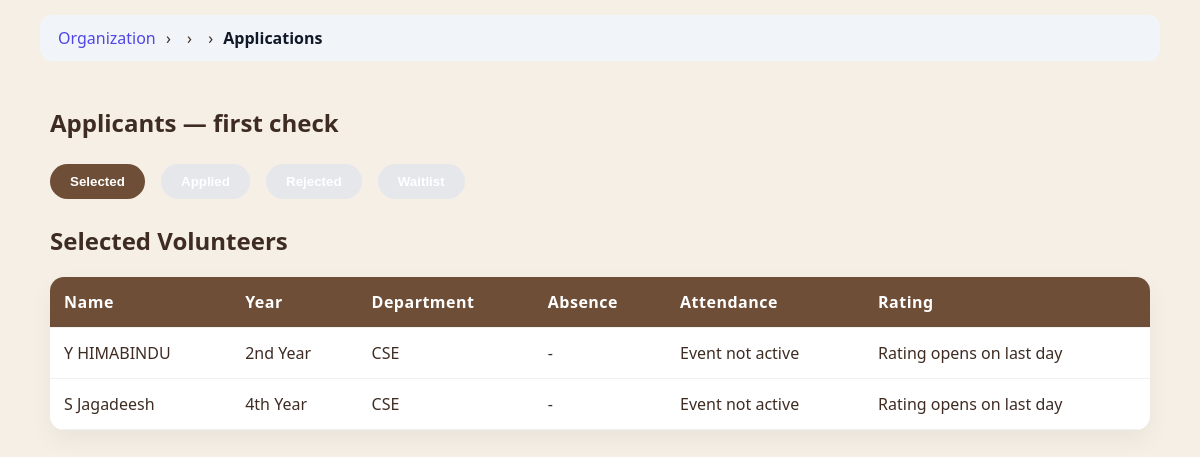
The app's page /organization/service/32/applications/ (signed in) with its own data.
### app1/models.py (models this page shows, shortened)
class Service(models.Model):
    STATUS_CHOICES = (
        ('PENDING', 'Pending'),
        ('APPROVED', 'Approved'),
        ('REJECTED', 'Rejected'),
        ('COMPLETED', 'Completed'),
    )
    title = models.CharField(max_length=200)
    description = models.TextField()
    location = models.CharField(max_length=100)
    start_date = models.DateField()
    end_date = models.DateField()
    reminder_sent = models.BooleanField(default=False)
    max_volunteers = models.IntegerField()
    coordinators = models.JSONField(default=list, blank=True)
    GENDER_PREF = (
        ("ANY", "Any"),
        ("MALE", "Male"),
        ("FEMALE", "Female"),
    )
    required_gender = models.CharField(
        max_length=10,
        choices=GENDER_PREF,
        default="ANY"
    )
    required_year = models.CharField(
        max_length=20,
        blank=True,
        null=True
    )
    organization = models.ForeignKey(
        Organization,
        on_delete=models.CASCADE
    )
    organization_name = models.CharField(
        max_length=200,
        blank=True
    )
    status = models.CharField(
        max_length=20,
        choices=STATUS_CHOICES,
        default='PENDING'
    )
    authorization_letter = models.FileField(
        upload_to="service_letters/",
        null=True,
        blank=True
    )
    created_at = models.DateTimeField(auto_now_add=True)

class Application(models.Model):
    STATUS_CHOICES = [
        ("APPLIED", "Applied"),
        ("SELECTED", "Selected"),
        ("WAITLIST", "Waitlist"),
        ("REJECTED", "Rejected"),
        ("COMPLETED", "Completed"),
        ("CLOSED", "Closed"),
        ("ABSENT", "Absent"),
    ]
    volunteer = models.ForeignKey(VolunteerProfile, on_delete=models.CASCADE)
    service = models.ForeignKey(Service, on_delete=models.CASCADE)
    status = models.CharField(max_length=20, choices=STATUS_CHOICES, default='APPLIED')
    submission_text = models.TextField(blank=True)
    rating = models.IntegerField(default=0)
    review = models.TextField(blank=True)
    absence_requested = models.BooleanField(default=False)
    absence_approved = models.BooleanField(default=False)

class VolunteerProfile(models.Model):
    user = models.OneToOneField(User, on_delete=models.CASCADE)
    full_name = models.CharField(max_length=100)
    phone = models.CharField(max_length=15)
    student_id = models.CharField(max_length=20)
    department = models.CharField(max_length=20, default="", blank=True)
    year = models.CharField(max_length=20)
    skills = models.TextField(blank=True)
    photo = models.ImageField(upload_to="profiles/", blank=True, null=True)
    cover_photo = models.ImageField(upload_to="covers/", blank=True, null=True)
    rating = models.FloatField(default=0)
    attendance = models.IntegerField(default=0)
    GENDER_CHOICES = (
        ("MALE", "Male"),
        ("FEMALE", "Female"),
        ("OTHER", "Other"),
    )
    gender = models.CharField(
        max_length=10,
        choices=GENDER_CHOICES,
        blank=True
    )

### app1/views.py (the view)
# urls.py: path("organization/service/<int:service_id>/applications/",views.organization_view_applicants,name="org_view_applicants"),
@login_required
def organization_view_applicants(request, service_id):
    service = get_object_or_404(Service, id=service_id)
    applications = Application.objects.filter(service=service)
    selected_apps = applications.filter(status="SELECTED")
    rejected_apps = applications.filter(status="REJECTED")
    waitlist_apps = applications.filter(status="WAITLIST")
    applied_apps = applications.filter(status="APPLIED")
    selected_count = Application.objects.filter(
        service=service,
        status="SELECTED"
    ).count()
    remaining_seats = service.max_volunteers - selected_count
    if service.required_gender != "ANY":
        applied_apps = applied_apps.filter(
            volunteer__gender=service.required_gender
        )
    if service.required_year:
        applied_apps = applied_apps.filter(
            volunteer__year=service.required_year
        )
    today = timezone.now().date()
    event_last_day = service.end_date
    today_attendance = Attendance.objects.filter(
        application__service=service,
        date=today
    )
    present_ids_today = set(
        today_attendance.filter(is_present=True)
        .values_list("application_id", flat=True)
    )
    marked_ids_today = set(
        today_attendance.values_list("application_id", flat=True)
    )
    unmarked_exists = selected_apps.exclude(
        id__in=marked_ids_today
    ).exists()
    event_active = (
        service.start_date
        and service.end_date
        and service.start_date <= today <= service.end_date
    )
    is_last_day = today == service.end_date
    selected_count = Application.objects.filter(
        service=service,
        status="SELECTED"
    ).count()
    today_attendance_count = Attendance.objects.filter(
        application__service=service,
        date=today
    ).count()
    attendance_completed_today = selected_count == today_attendance_count
    rating_open = is_last_day and attendance_completed_today
    context = {
        "service": service,
        "selected_apps": selected_apps,
        "rejected_apps": rejected_apps,
        "waitlist_apps": waitlist_apps,
        "applied_apps": applied_apps,
        "event_active": event_active,
        "today": today,
        "present_ids_today": present_ids_today,
        "marked_ids_today": marked_ids_today,
        "unmarked_exists": unmarked_exists,
        "rating_open": rating_open,
        "remaining_seats": remaining_seats,
    }
    return render(request, "organization/view_applicants.html", context)

### app1/templatetags/breadcrumbs.py (called while the page is built)
@register.simple_tag(takes_context=True)
def generate_breadcrumbs(context):
    request = context['request']
    path = request.path.strip('/')
    parts = path.split('/')
    breadcrumbs = []
    url = ""
    for part in parts:
        url += "/" + part
        name = part.replace('-', ' ').replace('_', ' ').title()
        if part == "organization":
            breadcrumbs.append(("Organization", reverse("organization_dashboard")))
        elif part == "volunteer":
            breadcrumbs.append(("Volunteer", reverse("volunteer_dashboard")))
        elif part == "admin_panel":
            breadcrumbs.append(("Admin Panel", reverse("admin_dashboard")))
        elif part == "service" or part.isdigit():
            breadcrumbs.append(("", reverse("organization_dashboard")))
        else:
            breadcrumbs.append((name, url + "/"))
    return breadcrumbs

### app1/templates/organization/view_applicants.html (shortened to what this page needs)
{% extends "organization/base.html" %}
{% block content %}
<div class="top-bar">
    <h1>Applicants — {{ service.title }}</h1>
</div>
<div class="filter-bar">
    <button class="filter-btn active" onclick="showTable('selected', this)">Selected</button>
    <button class="filter-btn" onclick="showTable('applied', this)">Applied</button>
    <button class="filter-btn" onclick="showTable('rejected', this)">Rejected</button>
    <button class="filter-btn" onclick="showTable('waitlist', this)">
    Waitlist
</button>
</div>
<div id="selected_table">
<h2>Selected Volunteers</h2>
{% if selected_apps %}
<form method="post" action="{% url 'mark_bulk_attendance' service.id %}">
<table>
<tr>
    <th>Name</th>
    <th>Year</th>
    <th>Department</th>
    <th>Absence</th>
    <th>Attendance</th>
    <th>Rating</th>
</tr>
{% for app in selected_apps %}
<tr>
    <td>{{ app.volunteer.full_name }}</td>
    <td>{{ app.volunteer.year }}</td>
    <td>{{ app.volunteer.department }}</td>
    <td>
        {% if app.absence_requested and not app.absence_approved %}
            <form method="post" action="{% url 'approve_absence' app.id %}">
                {% csrf_token %}
                <button style="background:red;">Approve Absence</button>
            </form>
        {% elif app.absence_approved %}
            <span style="color:red;">Absence Approved</span>
        {% else %}
            -
        {% endif %}
    </td>
    <td>
        {% if event_active %}
            {% if app.id in marked_ids_today %}
                {% if app.id in present_ids_today %}
                    <span style="color:green;font-weight:600;">Present</span>
                {% else %}
                    <span style="color:red;font-weight:600;">Absent</span>
                {% endif %}
            {% else %}
                <input type="checkbox" name="present_ids" value="{{ app.id }}">
            {% endif %}
        {% else %}
            Event not active
        {% endif %}
    </td>
    <td>
        {% if rating_open %}
            {% if app.rating %}
                ⭐ {{ app.rating }}
            {% else %}
                <div class="star-rating" data-app-id="{{ app.id }}">
                    <span data-value="1">★</span>
                    <span data-value="2">★</span>
                    <span data-value="3">★</span>
                    <span data-value="4">★</span>
                    <span data-value="5">★</span>
                </div>
            {% endif %}
        {% else %}
            Rating opens on last day
        {% endif %}
    </td>
</tr>
{% endfor %}
</table>
</form>
{% else %}
<p>No selected volunteers</p>
{% endif %}
</div>
{% endblock %}

### app1/templates/organization/base.html (style rules this page uses)
body { margin:0; font-family: 'Poppins', system-ui, sans-serif; background:#f5efe6; color:#3e2c23; }

### app1/templates/organization/view_applicants.html (style rules this page uses)
body { background:#f5efe6; font-family:'Segoe UI',sans-serif; }
.top-bar { display:flex; align-items:center; gap:15px; margin-bottom:20px; }
h1 { margin:0; font-size:24px; color:#3e2c23; }
.filter-bar { margin:25px 0; }
.filter-btn { padding:10px 20px; border:none; border-radius:20px; margin-right:12px; cursor:pointer; font-weight:600; background:#e5e7eb; transition:all 0.3s ease; }
.filter-btn.active { background:#6f4e37; color:white; }
table { width:100%; border-collapse:collapse; background:white; border-radius:14px; overflow:hidden; box-shadow:0 10px 25px rgba(0,0,0,0.05); }
th, td { padding:14px; border-bottom:1px solid #f1f1f1; text-align:left; }
th { background:#6f4e37; color:white; font-weight:600; letter-spacing:0.5px; }
tr { transition:0.3s; }
button { padding:8px 14px; border:none; border-radius:8px; cursor:pointer; font-weight:600; transition:0.3s; background:#6f4e37; color:white; }

### records on screen
Service: title "first check"
Application: volunteer.full_name "Y HIMABINDU", volunteer.year "2nd Year", volunteer.department "CSE"
Application: volunteer.full_name "S Jagadeesh", volunteer.year "4th Year", volunteer.department "CSE"

### other values on screen
{{ name }} "Organization"
{{ name }} "Applications"
